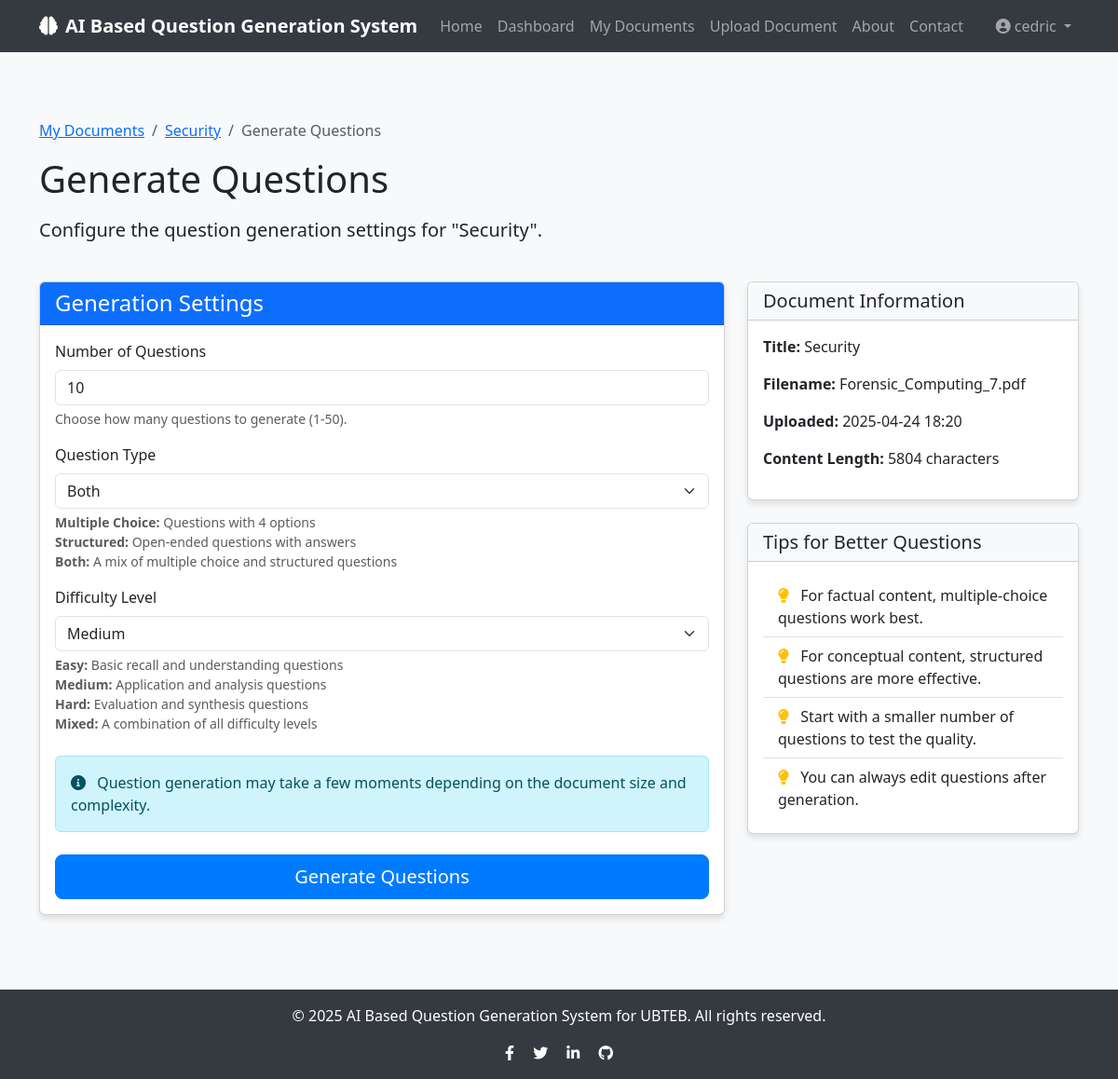
Before: /documents/1/generate (signed in) with the older database file.
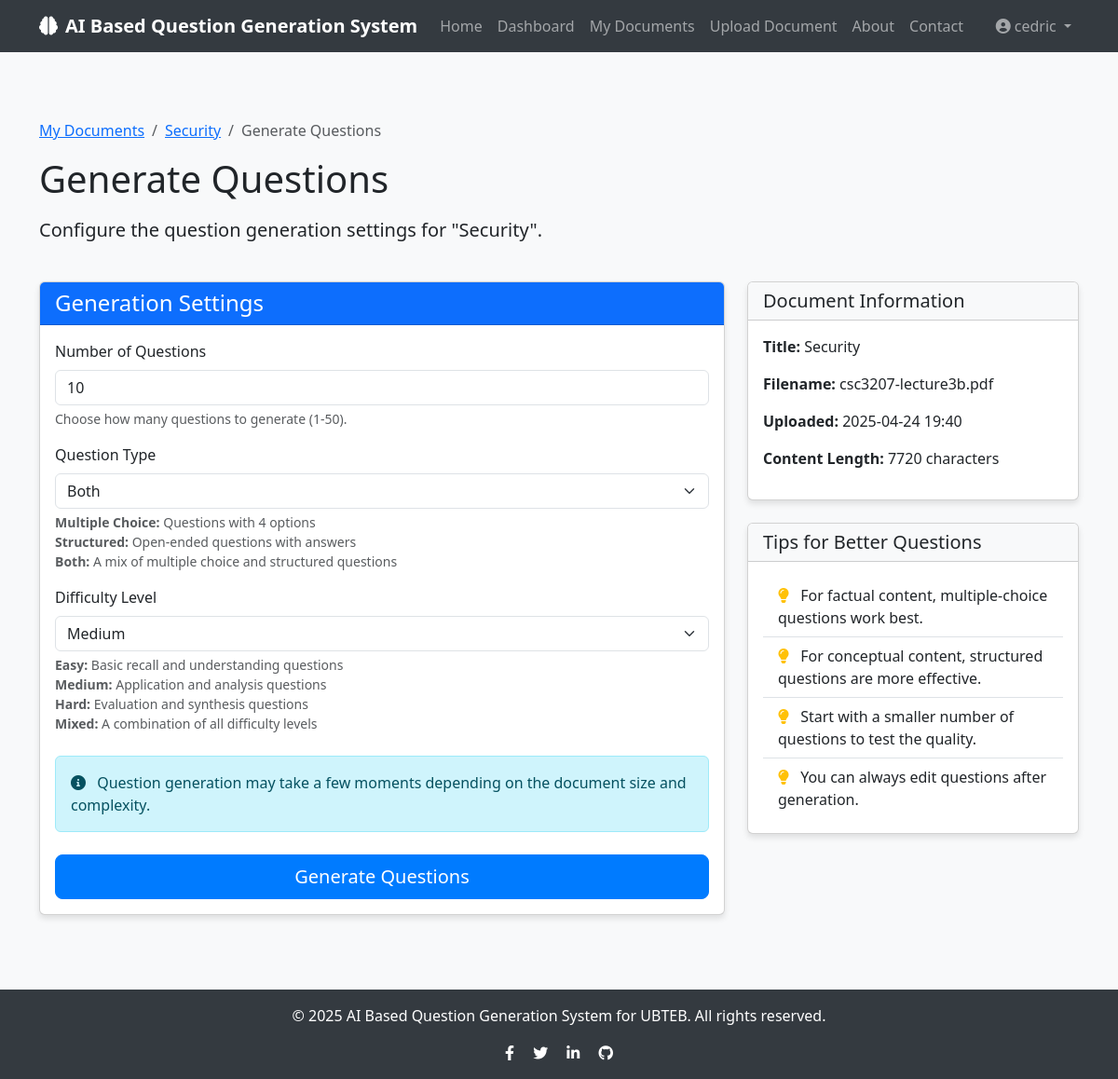
After: the same page with the newer database file.
### app/models/document.py (models this page shows, shortened)
class Document(db.Model):
    id = db.Column(db.Integer, primary_key=True)
    title = db.Column(db.String(100), nullable=False)
    filename = db.Column(db.String(100), nullable=False)
    file_path = db.Column(db.String(255), nullable=False)
    content = db.Column(db.Text, nullable=False)
    created_at = db.Column(db.DateTime, default=datetime.utcnow)
    user_id = db.Column(db.Integer, db.ForeignKey('user.id'), nullable=False)
    questions = db.relationship('Question', backref='document', lazy=True, cascade="all, delete-orphan")

### app/routes/questions.py (the view, shortened to what this page needs)
@questions.route('/documents/<int:document_id>/generate', methods=['GET', 'POST'])
@login_required
def generate_questions_form(document_id):
    document = Document.query.get_or_404(document_id)
    if document.user_id != current_user.id:
        flash('You do not have permission to generate questions for this document.', 'danger')
        return redirect(url_for('questions.list_documents'))
    form = QuestionGenerationForm()
    return render_template('questions/generate.html', form=form, document=document)

### app/forms/document_forms.py
class QuestionGenerationForm(FlaskForm):
    num_questions = IntegerField('Number of Questions', validators=[
        DataRequired(),
        NumberRange(min=1, max=50, message='Please enter a number between 1 and 50')
    ], default=10)
    question_type = SelectField('Question Type', validators=[
        DataRequired()
    ], choices=[
        ('multiple_choice', 'Multiple Choice'),
        ('structured', 'Structured'),
        ('both', 'Both')
    ], default='both')
    difficulty = SelectField('Difficulty Level', validators=[
        DataRequired()
    ], choices=[
        ('easy', 'Easy'),
        ('medium', 'Medium'),
        ('hard', 'Hard'),
        ('mixed', 'Mixed')
    ], default='medium')
    submit = SubmitField('Generate Questions')

### app/models/user.py (called while the page is built)
@login_manager.user_loader
def load_user(user_id):
    return User.query.get(int(user_id))

### app/templates/questions/generate.html (shortened to what the changed rows need)
{% extends "base.html" %}
{% block content %}
<div class="container py-5">
    <div class="row mb-4">
        <div class="col-md-12">
            <nav aria-label="breadcrumb">
                <ol class="breadcrumb">
                    <li class="breadcrumb-item"><a href="{{ url_for('questions.view_document', document_id=document.id) }}">{{ document.title }}</a></li>
                </ol>
            </nav>
            <h1 class="mb-3">Generate Questions</h1>
            <p class="lead">Configure the question generation settings for "{{ document.title }}".</p>
        </div>
    </div>
    <div class="row">
        <div class="col-md-4">
            <div class="card mb-4">
                <div class="card-body">
                    <p><strong>Title:</strong> {{ document.title }}</p>
                    <p><strong>Filename:</strong> {{ document.filename }}</p>
                    <p><strong>Uploaded:</strong> {{ document.created_at.strftime('%Y-%m-%d %H:%M') }}</p>
                    <p><strong>Content Length:</strong> {{ document.content|length }} characters</p>
                </div>
            </div>
        </div>
    </div>
</div>
{% endblock %}

Changed rows visible on the page:
changed Document "Security": filename "Forensic_Computing_7.pdf" → "csc3207-lecture3b.pdf"; created_at "2025-04-24 18:20" → "2025-04-24 19:40"
Other visible differences:
{{ document.content|length }}: "5804" → "7720"
